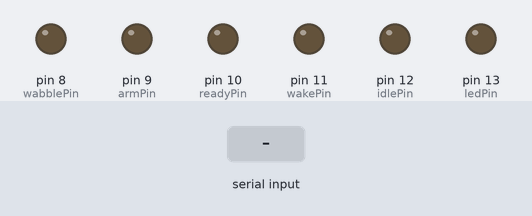
A sketch run on a simulated Arduino Uno, built with avr-gcc and run on an emulated ATmega328P. Shown: output pins drawn as LEDs (lit = HIGH). Dashed ring = blinking. The test bench sets the inputs (shaded band). Random numbers use the default seed unless the sketch sets one; what the sketch prints to the serial monitor is not drawn.

Above: at 0.1 s.
At 4.2 s:
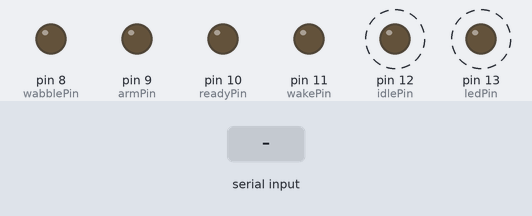
4.3 s: "1" received over Serial
6.5 s: byte 204 (0xCC) received over Serial
8.5 s: byte 224 (0xE0) received over Serial
10.5 s: "0" received over Serial
Timing chart, 0 to 13.3 s (numbered marks = the images above; inputs shaded):
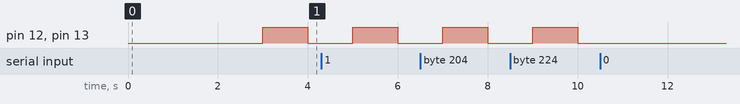

Measured:
- after the input at 10.5 s, every drawn part: stays the same

The sketch:

ClayThrower.ino
```cpp
const int ledPin =  LED_BUILTIN; // the number of the onboard LED pin
const int readyPin =  10;        // Standby received
const int wakePin =  11;         // Wake word received
const int idlePin =  12;         // Waiting for wake word
const int armPin =  9;           // Throwing arm relay
const int wabblePin =  8;           // Throwing arm relay

int ledState = LOW;                   // ledState used to set the LED
unsigned long previousMillis = 0;     // will store last time LED was updated
unsigned long throwStart = 0;         // will store last time clay throwing arm is activated
unsigned long nextClay = 0;           // will store the next clay launch time;
unsigned long throwDelay = 1000;      // time to complete one throw action
unsigned long throwTimeout = 30000;   // timeout

int b = 0; // for incoming serial data
int stateReady = 0;
int wabbling = 0;
int randomClay = 0;

String commands[] = {
  "Shooter Ready!",
  "Standby!",
  "Pull!",
  "Stop!",
  "Random"
};

void setup() {
  pinMode(ledPin, OUTPUT);
  pinMode(readyPin, OUTPUT);
  pinMode(wakePin, OUTPUT);
  pinMode(idlePin, OUTPUT);
  pinMode(armPin, OUTPUT);
  pinMode(wabblePin, OUTPUT);
  randomSeed(analogRead(0));

  Serial.begin(9600); // opens serial port, sets data rate to 9600 bps
  delay (2000);       // allow voice command board to initialize
  Serial.write(0xAA); // force compact mode
  Serial.write(0x37);
  delay (1000);
  Serial.write(0xAA); // load voice command group 1
  Serial.write(0x21); // 0x21 Group 1 0x22 - Group 2
  Serial.println ("Initialized");
}

void execute (int c){
    Serial.print ("Voice Command received: ");
    Serial.println (commands[c]);
    switch (c) {
      case 0:
        stateReady = 1;
        break;
      case 1:
        if (stateReady == 1) {
          stateReady = 2;
        }
        else {
            Serial.println ("ignored");
        }
        break;
      case 2:
        if (stateReady == 2) {
          throwClay (1);
        }
        else {
            Serial.println ("ignored");
        }
        break;
      case 4:
        if (stateReady == 2) {
          randomStart ();
        }
        else if (stateReady == 0) {
          wabble (1);
        }
        else {
            Serial.println ("ignored");
        }
        break;
      case 3:
      default:
        idle ();
        break;
    }
    updateDisplay ();
}

void idle () {
  stateReady = 0;
  throwStart = 0;
  wabble (0);
}

void wabble (int start) {
  if (start != wabbling)
    toggleWabbler ();
}

void toggleWabbler () {
    Serial.println (wabbling == 0 ? "Start wabbling" : "Stop wabbling");
    wabbling = 1 - wabbling;
    digitalWrite(wabblePin, HIGH);
    delay(200);
    digitalWrite(wabblePin, LOW);
}

void randomStart () {
    wabble (1);
    randomClay = random (1, 7);
    Serial.println ("Throwing " + String(randomClay) + " clays");
    delay(200);
    throwClay (1);
}

void throwClay (int start) {
    if (start == 1) {
      stateReady = 3;
      Serial.println ("Starting arm...");
      throwStart = millis();
    }
    else if (start == 0) {
      if (stateReady == 3) {
        Serial.println ("Stopping arm...");
        stateReady = 2;
      }
    }
    else {
      Serial.println ("Timeout...");
      idle ();
    }
}

void updateDisplay () {
  switch (stateReady) {
    case 0:
        Serial.println ("Waiting for wake word");
        break;
    case 1:
        Serial.println ("Waiting for standby");
        break;
    case 2:
        Serial.println ("Ready to throw");
        break;
    case 3:
        Serial.println ("Throwing clay");
        break;
    default:
        Serial.println ("Unexpected");
        break;
  }
}

void showLED () {
    unsigned long currentMillis = millis();
    int interval = 1000 - stateReady * 300;
    if (currentMillis - previousMillis >= interval) {
        previousMillis = currentMillis;
        if (ledState == LOW) {
          ledState = HIGH;
        } else {
          ledState = LOW;
        }
    }
    digitalWrite(ledPin, ledState);
    digitalWrite(idlePin, ledState);
    digitalWrite(wakePin, (stateReady == 1 || randomClay > 0) ? HIGH : LOW);
    digitalWrite(readyPin, stateReady == 2 ? HIGH : LOW);
    digitalWrite(armPin, stateReady == 3 ? HIGH : LOW);
}

void clayTimer () {
    unsigned long currentMillis = millis();
    if (throwStart > 0 && nextClay == 0 && currentMillis - throwStart > throwTimeout) {
      throwClay (-1);
    }
    if (stateReady == 3 && throwStart > 0 && currentMillis - throwStart > throwDelay) {
      throwClay (0);
      if (randomClay > 0) {
        Serial.println ("Clay #" + String (randomClay));
        --randomClay;
        if (randomClay > 0) {
          unsigned long d = throwDelay / 2 * random (1, 8) ;
          Serial.println ("Delay = " + String(d));
          nextClay = currentMillis + d;
          throwStart = currentMillis;
        }
      }
    }
    if (nextClay > 0 && currentMillis > nextClay) {
      nextClay = 0;
      throwClay (1);
    }
}

void loop() {
  // send data only when you receive data:
  if (Serial.available() > 0) {
    // read the incoming byte:
    b = Serial.read();

    // say what you got:
    if (b == 0xCC) {
      Serial.println ("OK");
    }
    else if (b == 0xE0) {
      Serial.println ("ERROR");
    }
    else if (b > 0x10 && b < (0x11 + sizeof(commands))) {
      execute (b - 0x11);
    }
    else {
      Serial.println (b, HEX);
    }
  }
  showLED ();
  clayTimer ();
}
```
